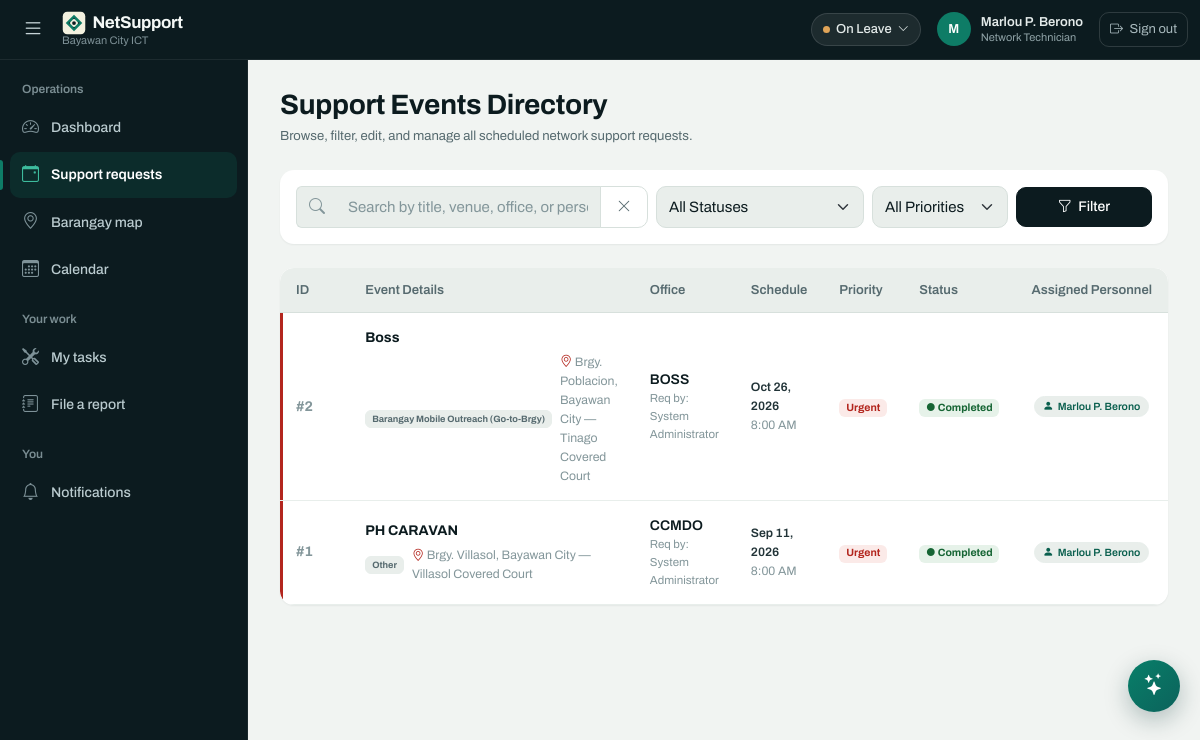
Screenshot of /events.php (signed in) with the database file from the repository.
### tables this page shows
CREATE TABLE `technician_availability` (
  `technician_id` int(10) UNSIGNED NOT NULL,
  `is_team_lead` tinyint(1) NOT NULL DEFAULT 0,
  `availability` enum('Available','Busy','On Leave','Unavailable') DEFAULT 'Available',
  `updated_at` timestamp NOT NULL DEFAULT current_timestamp() ON UPDATE current_timestamp()
);

CREATE TABLE `events` (
  `id` int(10) UNSIGNED NOT NULL,
  `title` varchar(200) NOT NULL,
  `description` text DEFAULT NULL,
  `office_id` int(10) UNSIGNED NOT NULL,
  `category` varchar(60) NOT NULL,
  `location` varchar(200) NOT NULL,
  `latitude` decimal(9,6) DEFAULT NULL,
  `longitude` decimal(9,6) DEFAULT NULL,
  `start_at` datetime NOT NULL,
  `end_at` datetime NOT NULL,
  `priority` enum('Low','Normal','High','Urgent') DEFAULT 'Normal',
  `participants` int(10) UNSIGNED DEFAULT 0,
  `bandwidth_mbps` int(10) UNSIGNED DEFAULT 0,
  `primary_connection` varchar(100) DEFAULT NULL,
  `backup_connection` varchar(100) DEFAULT NULL,
  `notes` text DEFAULT NULL,
  `status` enum('New','Pending','Assigned','In Progress','Completed','Cancelled','Rescheduled') DEFAULT 'New',
  `travel_order_status` enum('Not Created','Ongoing','Completed') NOT NULL DEFAULT 'Not Created',
  `travel_order_no` varchar(40) DEFAULT NULL,
  `travel_order_created_by` int(10) UNSIGNED DEFAULT NULL,
  `travel_order_created_at` datetime DEFAULT NULL,
  `travel_order_completed_at` datetime DEFAULT NULL,
  `created_by` int(10) UNSIGNED NOT NULL,
  `created_at` timestamp NOT NULL DEFAULT current_timestamp()
);

CREATE TABLE `offices` (
  `id` int(10) UNSIGNED NOT NULL,
  `name` varchar(120) NOT NULL,
  `department` varchar(120) DEFAULT NULL,
  `created_at` timestamp NOT NULL DEFAULT current_timestamp()
);

CREATE TABLE `users` (
  `id` int(10) UNSIGNED NOT NULL,
  `full_name` varchar(120) NOT NULL,
  `username` varchar(60) NOT NULL,
  `email` varchar(150) NOT NULL,
  `phone_number` varchar(30) DEFAULT NULL,
  `password_hash` varchar(255) NOT NULL,
  `office_id` int(10) UNSIGNED DEFAULT NULL,
  `position_title` varchar(120) DEFAULT NULL,
  `role_id` tinyint(3) UNSIGNED NOT NULL,
  `status` enum('Active','Inactive') NOT NULL DEFAULT 'Active',
  `created_at` timestamp NOT NULL DEFAULT current_timestamp()
);

### config.php (called while the page is built, shortened)
<?php
function db(): PDO {
    static $pdo;
    if (!$pdo) {
        $pdo = new PDO(
            'mysql:host='.DB_HOST.';port='.DB_PORT.';dbname='.DB_NAME.';charset=utf8mb4',
            DB_USER, DB_PASS,
            [
                PDO::ATTR_ERRMODE            => PDO::ERRMODE_EXCEPTION,
                PDO::ATTR_DEFAULT_FETCH_MODE => PDO::FETCH_ASSOC,
                PDO::ATTR_EMULATE_PREPARES   => false,
            ]
        );
        $pdo->exec("SET time_zone = '+08:00'");
    }
    return $pdo;
}
function h(?string $value): string { return htmlspecialchars((string)$value, ENT_QUOTES, 'UTF-8'); }
function user(): ?array { return $_SESSION['user'] ?? null; }
function is_field_staff(): bool { return in_array(user()['role'] ?? '', ['Network Technician', 'CCS Staff'], true); }
function status_class(string $status): string { return match($status) { 'Completed' => 'success', 'In Progress' => 'primary', 'Assigned','Accepted' => 'info', 'Urgent' => 'danger', 'Cancelled' => 'danger', 'Rescheduled','Pending','Ongoing' => 'warning', default => 'secondary' }; }

### events.php (the view, shortened to what this page needs)
<?php
require_once 'config.php';
require 'partials/header.php';
$where = [];
$args = [];
if (is_field_staff()) {
    $where[] = 'a.technician_id = ?';
    $args[] = user()['id'];
}
$search = trim($_GET['q'] ?? '');
$sql = 'SELECT e.*, o.name office_name, creator.full_name creator_name,
               COUNT(DISTINCT a.id) technician_count,
               GROUP_CONCAT(DISTINCT tech.full_name SEPARATOR ", ") assigned_tech_names
        FROM events e
        JOIN offices o ON o.id = e.office_id
        LEFT JOIN users creator ON creator.id = e.created_by
        LEFT JOIN event_assignments a ON a.event_id = e.id
        LEFT JOIN users tech ON tech.id = a.technician_id '
        . ($where ? 'WHERE ' . implode(' AND ', $where) : '') .
        ' GROUP BY e.id ORDER BY e.start_at DESC';
$q = db()->prepare($sql);
$q->execute($args);
$events = $q->fetchAll();
?>
<div class="d-flex flex-column flex-md-row justify-content-between align-items-md-center gap-3 mb-4">
    <div>
        <h3 class="fw-bold text-dark mb-1">Support Events Directory</h3>
        <p class="text-secondary small mb-0">Browse, filter, edit, and manage all scheduled network support requests.</p>
    </div>
</div>
<div class="card stat-card p-3 mb-4 border-0">
    <form class="row g-2 align-items-center" method="get" id="filterForm">
        <div class="col-md-5">
            <div class="input-group">
                <span class="input-group-text bg-light border-end-0"><i class="bi bi-search text-muted"></i></span>
                <input type="text" id="eventSearchInput" class="form-control bg-light border-start-0" name="q" value="<?= h($search) ?>" placeholder="Search by title, venue, office, or personnel/technician name..." oninput="filterEventsTable()" autocomplete="off">
                <button class="btn btn-outline-secondary" type="button" onclick="clearEventSearch()" title="Clear search"><i class="bi bi-x-lg"></i></button>
            </div>
        </div>
        <div class="col-6 col-md-3">
            <select class="form-select bg-light" name="status" onchange="this.form.submit()">
                <option value="">All Statuses</option>
            </select>
        </div>
        <div class="col-6 col-md-2">
            <select class="form-select bg-light" name="priority" onchange="this.form.submit()">
                <option value="">All Priorities</option>
            </select>
        </div>
        <div class="col-12 col-md-2 d-flex gap-2">
            <button class="btn btn-secondary w-100"><i class="bi bi-funnel"></i> Filter</button>
        </div>
    </form>
</div>
<div class="card stat-card border-0">
    <div class="app-table-container">
        <div class="table-responsive">
            <table class="table app-table align-middle" id="eventsTable">
                <thead>
                    <tr>
                        <th style="width: 70px;">ID</th>
                        <th>Event Details</th>
                        <th>Office</th>
                        <th>Schedule</th>
                        <th>Priority</th>
                        <th>Status</th>
                        <th class="text-center">Assigned Personnel</th>
                    </tr>
                </thead>
                <tbody>
                    <?php foreach ($events as $e): ?>
                        <tr class="event-row priority-<?= h($e['priority']) ?>" data-search="<?= strtolower(h($e['id'] . ' ' . $e['title'] . ' ' . $e['location'] . ' ' . $e['office_name'] . ' ' . $e['category'] . ' ' . ($e['creator_name'] ?? '') . ' ' . ($e['assigned_tech_names'] ?? '') . ' ' . $e['priority'] . ' ' . $e['status'] . ' ' . ($e['travel_order_no'] ?? ''))) ?>">
                            <td class="fw-bold text-muted">#<?= $e['id'] ?></td>
                            <td>
                                <a href="event.php?id=<?= $e['id'] ?>" class="fw-bold text-dark text-decoration-none hover-primary">
                                    <?= h($e['title']) ?>
                                </a>
                                <div class="small text-muted d-flex align-items-center gap-2 mt-1">
                                    <span class="badge bg-light text-secondary border"><?= h($e['category']) ?></span>
                                    <span><i class="bi bi-geo-alt text-danger"></i> <?= h($e['location']) ?></span>
                                </div>
                            </td>
                            <td>
                                <span class="fw-semibold text-dark"><?= h($e['office_name']) ?></span>
                                <?php if (!empty($e['creator_name'])): ?>
                                    <div class="text-muted" style="font-size: 0.72rem;">Req by: <?= h($e['creator_name']) ?></div>
                                <?php endif; ?>
                            </td>
                            <td>
                                <div class="small fw-semibold"><?= date('M j, Y', strtotime($e['start_at'])) ?></div>
                                <div class="small text-muted"><?= date('g:i A', strtotime($e['start_at'])) ?></div>
                            </td>
                            <td>
                                <span class="badge badge-soft-<?= status_class($e['priority']) ?>">
                                    <?= h($e['priority']) ?>
                                </span>
                            </td>
                            <td>
                                <span class="badge badge-soft-<?= status_class($e['status']) ?>">
                                    ● <?= h($e['status']) ?>
                                </span>
                            </td>
                            <td class="text-center">
                                <?php if (!empty($e['assigned_tech_names'])): ?>
                                    <div class="d-flex flex-wrap gap-1 justify-content-center">
                                        <?php foreach (explode(', ', $e['assigned_tech_names']) as $tName): ?>
                                            <span class="badge bg-light text-primary border rounded-pill px-2 py-1 fw-semibold small" title="Assigned Personnel">
                                                <i class="bi bi-person-fill me-1"></i><?= h($tName) ?>
                                            </span>
                                        <?php endforeach; ?>
                                    </div>
                                <?php else: ?>
                                    <span class="badge bg-light text-muted border rounded-pill px-2 py-1 small">
                                        <i class="bi bi-person-x me-1"></i>0 Assigned
                                    </span>
                                <?php endif; ?>
                            </td>
                        </tr>
                    <?php endforeach; ?>
                </tbody>
            </table>
        </div>
    </div>
</div>
<?php require 'partials/footer.php'; ?>

### partials/header.php (shortened to what this page needs)
<?php
require_once __DIR__ . '/../config.php';
$me   = user();
$page = basename($_SERVER['PHP_SELF']);
$isTech = is_field_staff();
$canHaveDutyStatus = $isTech || in_array($me['role'], ['Administrator', 'Super Administrator'], true);
$myAvailability = 'Available';
if ($canHaveDutyStatus) {
    $q = db()->prepare('SELECT availability FROM technician_availability WHERE technician_id = ?');
    $q->execute([$me['id']]);
    $myAvailability = $q->fetchColumn() ?: 'Available';
}
?>
<!doctype html>
<html lang="en">
<head>
    <link href="https://cdn.jsdelivr.net/npm/bootstrap@5.3.3/dist/css/bootstrap.min.css" rel="stylesheet">
    <link rel="stylesheet" href="https://cdn.jsdelivr.net/npm/bootstrap-icons@1.11.3/font/bootstrap-icons.min.css">
    <link href="assets/app.css?v=<?= (int) filemtime(__DIR__ . '/../assets/app.css') ?>" rel="stylesheet">
</head>
<body>
<nav class="navbar navbar-dark app-navbar sticky-top">
    <div class="container-fluid p-0 d-flex align-items-center gap-2">
        <button class="icon-btn" id="sidebarToggle" type="button"
                aria-label="Open navigation" aria-controls="appSidebar" aria-expanded="false">
            <i class="bi bi-list" aria-hidden="true"></i>
        </button>
        <a class="brand-title" href="index.php">
            <span class="wordmark"><img class="brand-mark" src="assets/netsupport-mark.svg" alt=""> NetSupport</span>
            <span class="city">Bayawan City ICT</span>
        </a>
        <div class="d-flex align-items-center gap-2 gap-md-3 ms-auto">
            <?php if ($canHaveDutyStatus): ?>
                <div class="dropdown">
                    <button class="duty-btn <?= $myAvailability === 'Available' ? '' : 'is-off' ?>" type="button"
                            data-bs-toggle="dropdown" aria-expanded="false">
                        <span class="dot" aria-hidden="true"></span>
                        <span><?= h($myAvailability) ?></span>
                        <i class="bi bi-chevron-down" style="font-size:.6875rem" aria-hidden="true"></i>
                    </button>
                </div>
            <?php endif; ?>
            <div class="who">
                <span class="avatar" aria-hidden="true"><?= strtoupper(substr($me['full_name'], 0, 1)) ?></span>
                <span class="d-none d-md-block">
                    <span class="name d-block"><?= h($me['full_name']) ?></span>
                    <span class="role d-block"><?= h($me['role']) ?></span>
                </span>
            </div>
            <a href="logout.php" class="signout">
                <i class="bi bi-box-arrow-right" aria-hidden="true"></i>
                <span>Sign out</span>
            </a>
        </div>
    </div>
</nav>
<div class="app-wrapper">
    <aside class="app-sidebar" id="appSidebar" aria-label="Main navigation">
        <div class="sidebar-heading">Operations</div>
        <a href="index.php" class="sidebar-nav-link <?= $page === 'index.php' ? 'active' : '' ?>" data-label="Dashboard">
            <i class="bi bi-speedometer2" aria-hidden="true"></i>
            <span class="nav-label">Dashboard</span>
        </a>
        <a href="events.php" class="sidebar-nav-link <?= in_array($page, ['events.php', 'event.php']) ? 'active' : '' ?>" data-label="Support requests">
            <i class="bi bi-calendar-event" aria-hidden="true"></i>
            <span class="nav-label">Support requests</span>
        </a>
        <a href="map.php" class="sidebar-nav-link <?= $page === 'map.php' ? 'active' : '' ?>" data-label="Barangay map">
            <i class="bi bi-geo-alt" aria-hidden="true"></i>
            <span class="nav-label">Barangay map</span>
        </a>
        <a href="calendar.php" class="sidebar-nav-link <?= $page === 'calendar.php' ? 'active' : '' ?>" data-label="Calendar">
            <i class="bi bi-calendar3" aria-hidden="true"></i>
            <span class="nav-label">Calendar</span>
        </a>
        <?php if ($isTech): ?>
            <div class="sidebar-heading">Your work</div>
            <a href="my_tasks.php" class="sidebar-nav-link <?= $page === 'my_tasks.php' ? 'active' : '' ?>" data-label="My tasks">
                <i class="bi bi-tools" aria-hidden="true"></i>
                <span class="nav-label">My tasks</span>
            </a>
            <a href="tech_report.php" class="sidebar-nav-link <?= $page === 'tech_report.php' ? 'active' : '' ?>" data-label="File a report">
                <i class="bi bi-journal-text" aria-hidden="true"></i>
                <span class="nav-label">File a report</span>
            </a>
        <?php endif; ?>
        <div class="sidebar-heading">You</div>
        <a href="notifications.php" class="sidebar-nav-link <?= $page === 'notifications.php' ? 'active' : '' ?>" data-label="Notifications">
            <i class="bi bi-bell" aria-hidden="true"></i>
            <span class="nav-label">Notifications</span>
        </a>
    </aside>
    <main class="app-content" id="mainContent">

### rows the page displays
technician_availability: availability "On Leave"
events: id "2", title "Boss", category "Barangay Mobile Outreach (Go-to-Brgy)", location "Brgy. Poblacion, Bayawan City — Tinago Covered Court", office.name "BOSS", created_by.full_name "System Administrator", start_at "Oct 26, 2026", start_at "8:00 AM", priority "Urgent", status "Completed", tName "Marlou P. Berono"
events: id "1", title "PH CARAVAN", category "Other", location "Brgy. Villasol, Bayawan City — Villasol Covered Court", office.name "CCMDO", created_by.full_name "System Administrator", start_at "Sep 11, 2026", start_at "8:00 AM", priority "Urgent", status "Completed", tName "Marlou P. Berono"

### other values shown
substr($me['full_name'], 0, 1) "M"
$me['full_name'] "Marlou P. Berono"
$me['role'] "Network Technician"
